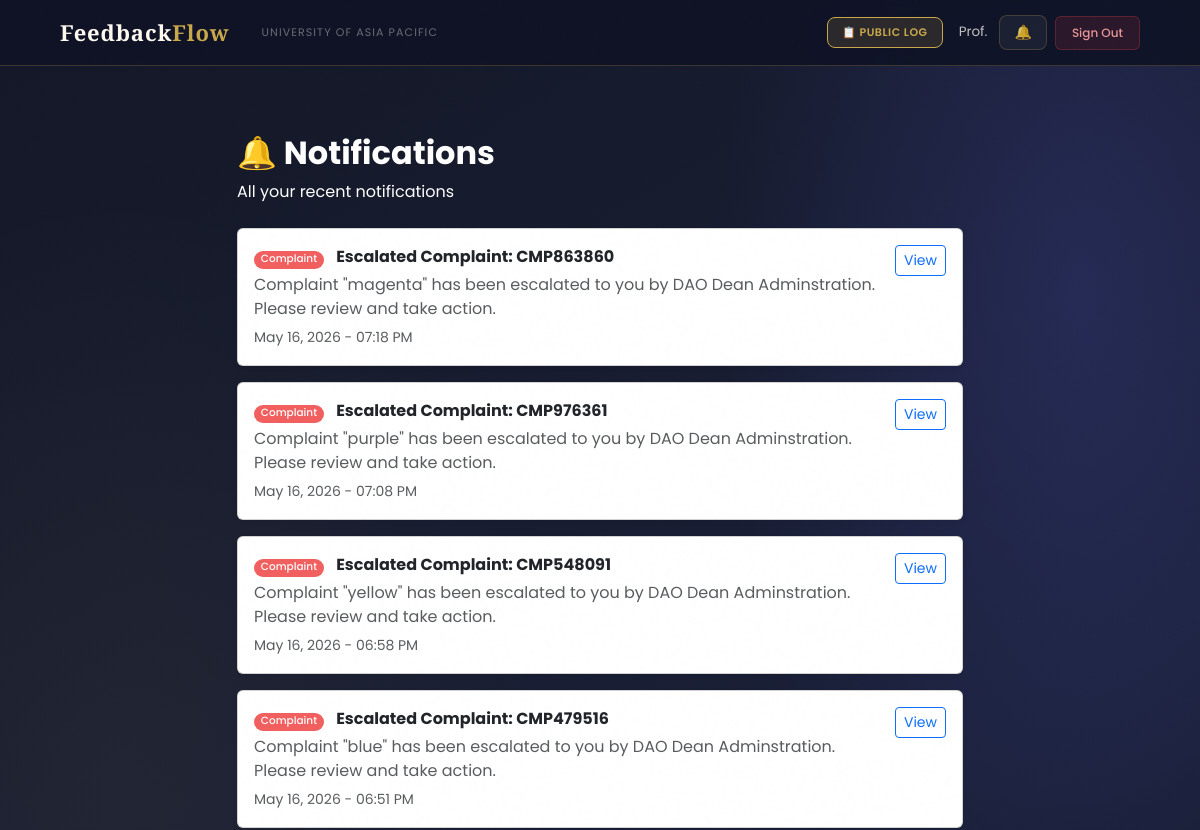
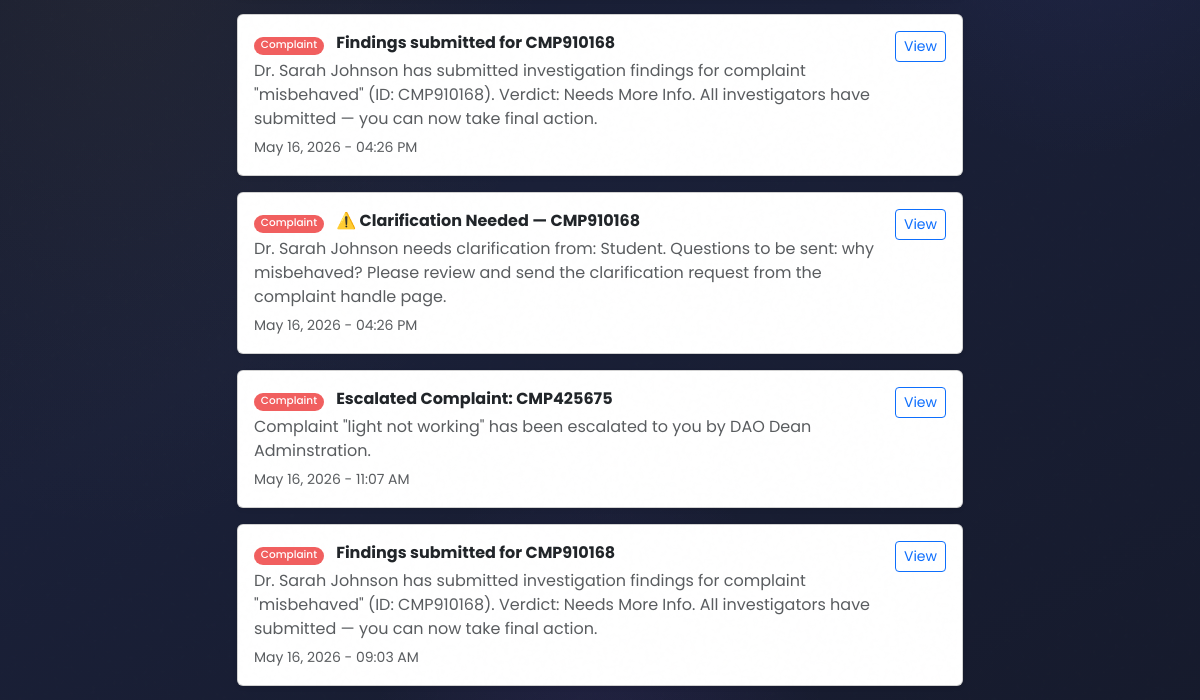
The page /notifications/ (signed in, upper part) on the database as committed earlier (2 pictures, top to bottom).
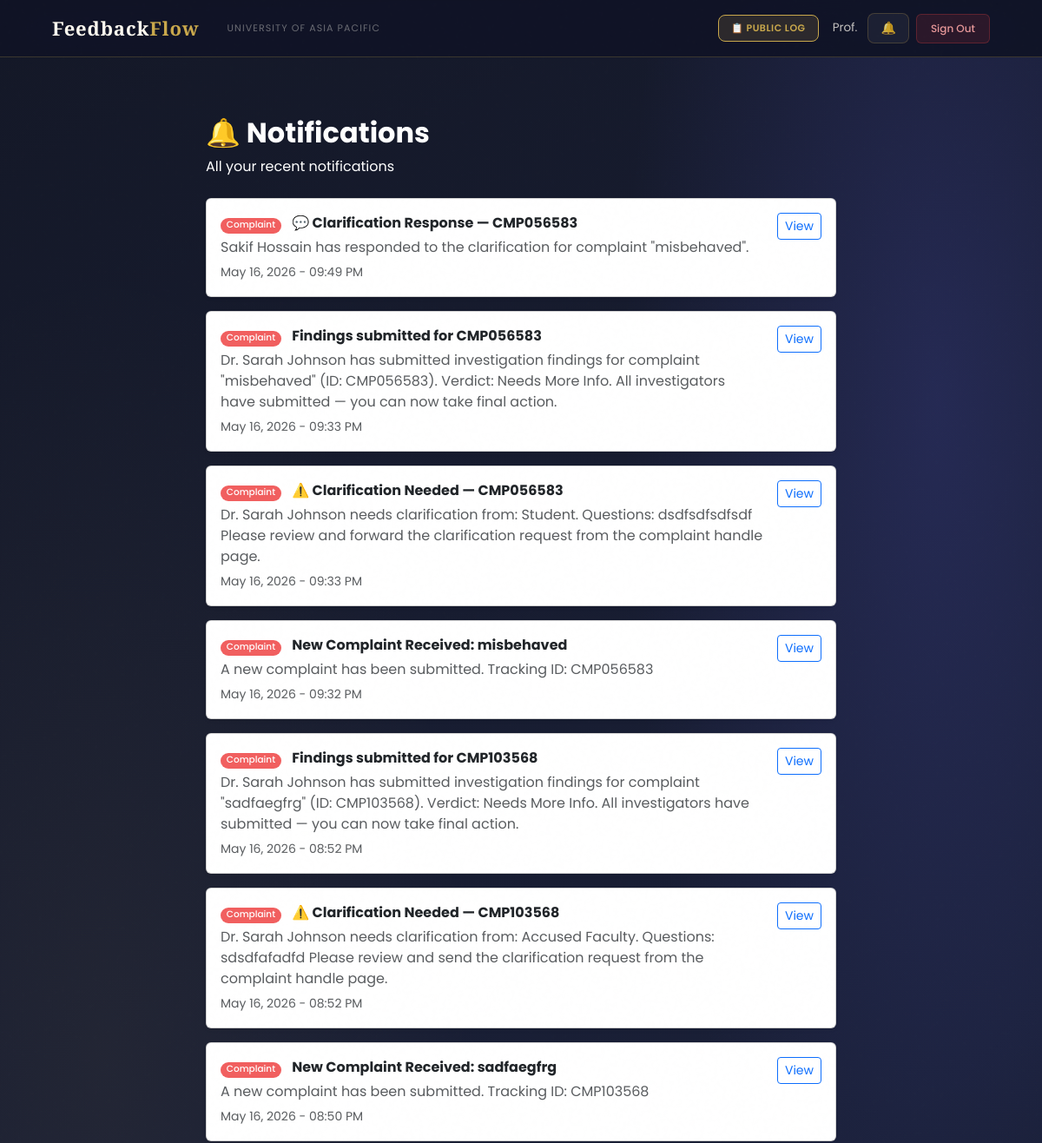
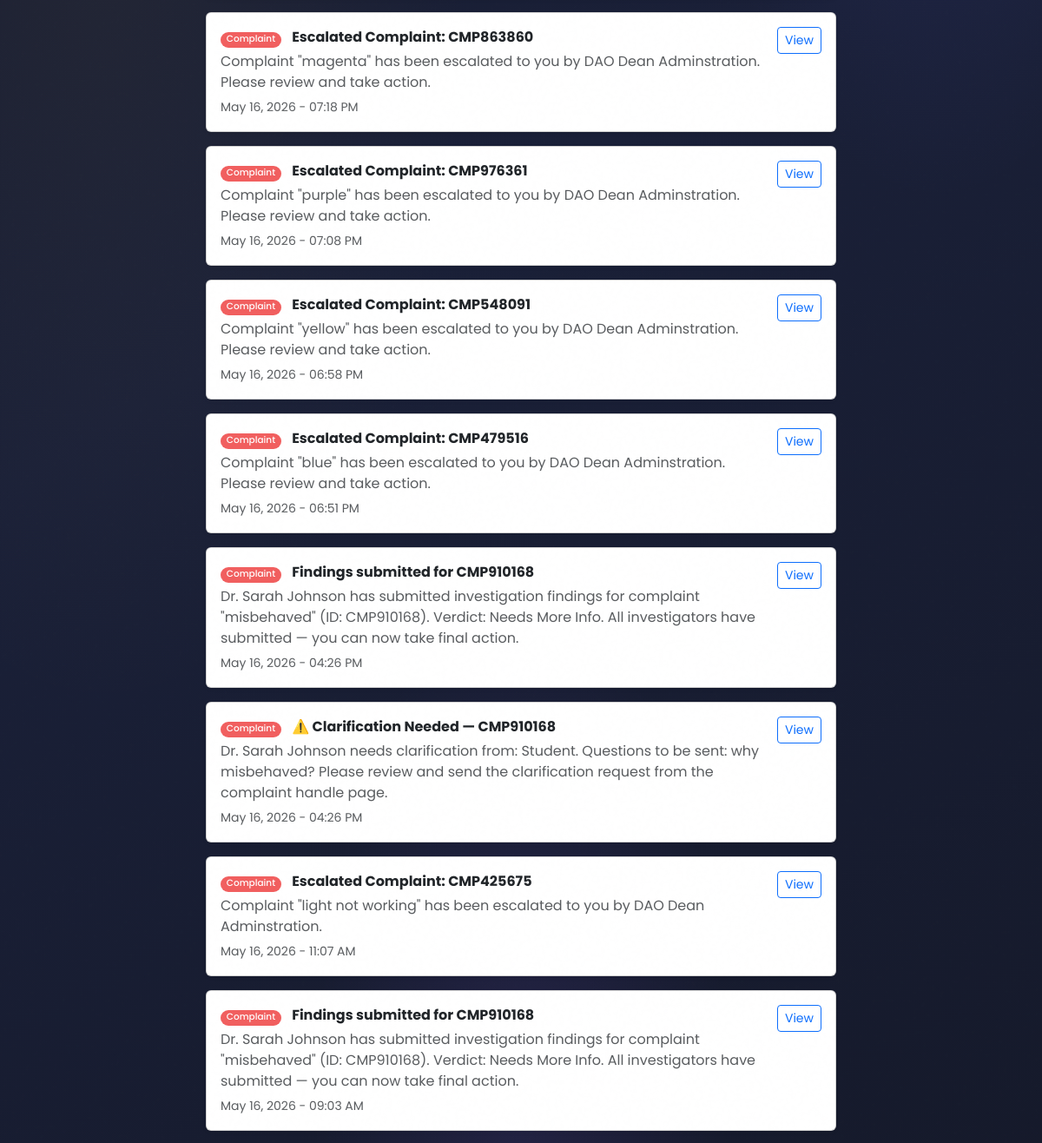
The same page on the database as committed later (2 pictures, top to bottom).
### users/models.py (models this page shows, shortened)
class Notification(models.Model):
    NOTIFICATION_TYPES = [
        ('complaint', 'Complaint'),
        ('appointment', 'Appointment'),
        ('update', 'Complaint Update'),
        ('feedback', 'Feedback'),
        ('announcement', 'Announcement'),
    ]
    recipient         = models.ForeignKey('User', on_delete=models.CASCADE, related_name='notifications')
    title             = models.CharField(max_length=200)
    message           = models.TextField()
    notification_type = models.CharField(max_length=20, choices=NOTIFICATION_TYPES)
    link              = models.CharField(max_length=200, blank=True, null=True)
    is_read           = models.BooleanField(default=False)
    created_at        = models.DateTimeField(auto_now_add=True)
    class Meta:
        ordering = ['-created_at']

### users/views.py (the view)
# urls.py: path('notifications/',                            views.notifications_view,     name='notifications'),
@login_required
def notifications_view(request):
    notifications = Notification.objects.filter(
        recipient=request.user
    ).order_by('-created_at')
    notifications.filter(is_read=False).update(is_read=True)
    return render(request, 'users/notifications.html', {
        'notifications': notifications,
        'page_title':    'Notifications',
    })

### users/context_processors.py (called while the page is built)
def notifications_count(request):
    if request.user.is_authenticated:
        from users.models import Notification, Announcement
        count = Notification.objects.filter(
            recipient=request.user,
            is_read=False
        ).count()
        active_announcements = []
        for ann in Announcement.objects.filter(is_active=True).order_by('-created_at')[:10]:
            if ann.is_visible_to(request.user):
                active_announcements.append(ann)
            if len(active_announcements) >= 3:
                break
        return {
            'unread_notifications_count': count,
            'active_announcements': active_announcements,
        }
    return {'unread_notifications_count': 0, 'active_announcements': []}

### users/models.py (called while the page is built)
    def get_short_name(self):
        return self.full_name.split()[0] if self.full_name else self.email

### users/templates/users/notifications.html (shortened to what this page needs)
{% extends 'users/base.html' %}
{% block content %}
<div class="container py-5" style="max-width: 750px;">
    <div class="mb-4">
        <h2 class="fw-bold" style="color:#ffffff;">🔔 Notifications</h2>
        <p class="text-white">All your recent notifications</p>
    </div>
    {% if notifications %}
        {% for notif in notifications %}
        <div class="card mb-3 shadow-sm {% if not notif.is_read %}border-primary{% endif %}">
            <div class="card-body d-flex justify-content-between align-items-start">
                <div>
                    {% if notif.notification_type == 'complaint' %}
                        {% if 'Advice' in notif.title %}
                            <span class="badge bg-info me-2">Advice</span>
                        {% elif 'Opinion' in notif.title %}
                            <span class="badge bg-secondary me-2">Opinion</span>
                        {% elif 'Issue' in notif.title %}
                            <span class="badge bg-warning text-dark me-2">Issue</span>
                        {% else %}
                            <span class="badge bg-danger me-2">Complaint</span>
                        {% endif %}
                    {% elif notif.notification_type == 'appointment' %}
                        <span class="badge bg-primary me-2">Appointment</span>
                    {% else %}
                        <span class="badge bg-success me-2">Update</span>
                    {% endif %}
                    <strong>{{ notif.title }}</strong>
                    <p class="text-muted mb-1 mt-1">{{ notif.message }}</p>
                    <small class="text-muted">{{ notif.created_at|date:"M d, Y - h:i A" }}</small>
                </div>
                {% if notif.link %}
                <a href="{% url 'mark_notification_read' notif.id %}" class="btn btn-sm btn-outline-primary ms-3">
                    View
                </a>
                {% endif %}
            </div>
        </div>
        {% endfor %}
    {% else %}
        <div class="text-center py-5">
            <p style="font-size: 60px;">🔔</p>
            <h5 class="text-muted">No notifications yet</h5>
            <p class="text-muted">You will be notified when something happens.</p>
        </div>
    {% endif %}
</div>
{% endblock %}

Rows that differ between the two databases and show on the page:
added Notification: notification_type "Complaint", title "💬 Clarification Response — CMP056583", message "Sakif Hossain has responded to the clarification for complaint \"misbehaved\".", created_at "May 16, 2026 - 09:49 PM", shows "View"
added Notification: notification_type "Complaint", title "Findings submitted for CMP056583", message "Dr. Sarah Johnson has submitted investigation findings for complaint \"misbehaved\" (ID: CMP056583). Verdict: Needs More Info. All investigators have submitted — you can now take final action.", created_at "May 16, 2026 - 09:33 PM", shows "View"
added Notification: notification_type "Complaint", title "⚠️ Clarification Needed — CMP056583", message "Dr. Sarah Johnson needs clarification from: Student. Questions: dsdfsdfsdfsdf Please review and forward the clarification request from the complaint handle page.", created_at "May 16, 2026 - 09:33 PM", shows "View"
added Notification: notification_type "Complaint", title "New Complaint Received: misbehaved", message "A new complaint has been submitted. Tracking ID: CMP056583", created_at "May 16, 2026 - 09:32 PM", shows "View"
added Notification: notification_type "Complaint", title "Findings submitted for CMP103568", message "Dr. Sarah Johnson has submitted investigation findings for complaint \"sadfaegfrg\" (ID: CMP103568). Verdict: Needs More Info. All investigators have submitted — you can now take final action.", created_at "May 16, 2026 - 08:52 PM", shows "View"
added Notification: notification_type "Complaint", title "⚠️ Clarification Needed — CMP103568", message "Dr. Sarah Johnson needs clarification from: Accused Faculty. Questions: sdsdfafadfd Please review and send the clarification request from the complaint handle page.", created_at "May 16, 2026 - 08:52 PM", shows "View"
added Notification: notification_type "Complaint", title "New Complaint Received: sadfaegfrg", message "A new complaint has been submitted. Tracking ID: CMP103568", created_at "May 16, 2026 - 08:50 PM", shows "View"
